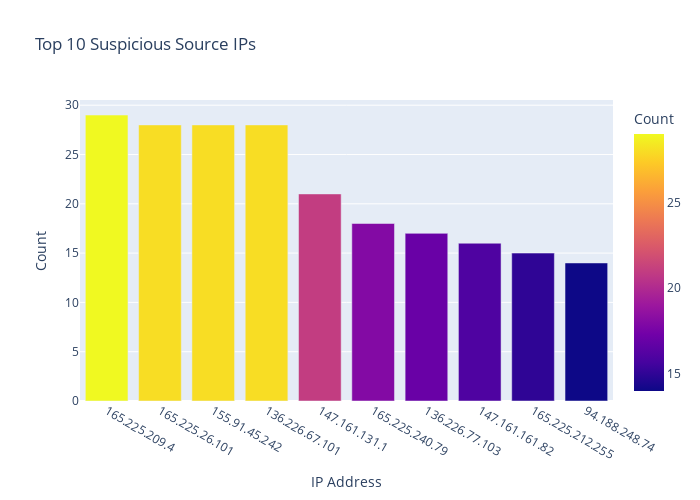

Notebook code cell kept with this figure:
### Markdown cell above
##  Insight from the Heatmap

**Title:** *Detection Type by Country*

---

##  Key Observations:

* **Detection Type Used:**

  * All detections fall under the same type: **`waf_rule`** (Web Application Firewall rule). This implies that the dataset captures threats identified by WAF filtering, likely based on known threat signatures or behavior patterns.

* **Dominant Detection Sources:**

  * **🇺🇸 US (113 detections)** and **🇨🇦 CA (72 detections)** again dominate.
  * These are the **highest volume threat sources** intercepted by WAF.

* **Lesser—but Notable—Sources:**

  * **Germany (DE), Netherlands (NL), Austria (AT), UAE (AE), and Israel (IL)** show lower but **non-negligible** counts (14–28).

---

##  Implications:

* **Consistent Geo-Threat Pattern:**
  This visualization confirms that **high session volume also means high rule violations**, making **US and CA the most critical origins** to monitor.

* **WAF is Your First Line of Defense:**

  * The uniform detection type suggests all anomalies were stopped based on static rules.
  * This may miss **evasive or novel attacks**, meaning **additional behavior-based or AI-driven detection** could be beneficial.

---

##  Recommendation:

* Regularly **update WAF rules** based on observed threat trends.
* Complement WAF with:

  * **Threat intelligence feeds**
  * **ML-based detection models** for zero-day or stealth attacks
* If possible, **log and analyze bypass attempts** or false positives to strengthen ruleset.

### Code cell
# 6. Top 10 suspicious source IPs
top_ips = df[df['is_suspicious'] == 1]['src_ip'].value_counts().nlargest(10).reset_index()
top_ips.columns = ['src_ip', 'count']  # Rename columns correctly

# Create bar chart
fig6 = px.bar(top_ips, x='src_ip', y='count',
              title="Top 10 Suspicious Source IPs",
              labels={'src_ip': 'IP Address', 'count': 'Count'},
              color='count', height=500, width=700)
fig6.show()

### Figure 1 — Plotly figure (JSON) as saved in the notebook; plotly's stock layout.template omitted (floating-point values rounded to 4 significant figures)
{"data": [{"alignmentgroup": "True", "hovertemplate": "IP Address=%{x}<br>Count=%{marker.color}<extra></extra>", "legendgroup": "", "marker": {"color": [29, 28, 28, 28, 21, 18, 17, 16, 15, 14], "coloraxis": "coloraxis", "pattern": {"shape": ""}}, "name": "", "offsetgroup": "", "orientation": "v", "showlegend": false, "textposition": "auto", "type": "bar", "x": ["165.225.209.4", "165.225.26.101", "155.91.45.242", "136.226.67.101", "147.161.131.1", "165.225.240.79", "136.226.77.103", "147.161.161.82", "165.225.212.255", "94.188.248.74"], "xaxis": "x", "y": [29, 28, 28, 28, 21, 18, 17, 16, 15, 14], "yaxis": "y"}], "layout": {"barmode": "relative", "coloraxis": {"colorbar": {"title": {"text": "Count"}}, "colorscale": [[0, "#0d0887"], [0.1111, "#46039f"], [0.2222, "#7201a8"], [0.3333, "#9c179e"], [0.4444, "#bd3786"], [0.5556, "#d8576b"], [0.6667, "#ed7953"], [0.7778, "#fb9f3a"], [0.8889, "#fdca26"], [1, "#f0f921"]]}, "height": 500, "legend": {"tracegroupgap": 0}, "title": {"text": "Top 10 Suspicious Source IPs"}, "width": 700, "xaxis": {"anchor": "y", "autorange": true, "domain": [0, 1], "range": [-0.5, 9.5], "title": {"text": "IP Address"}, "type": "category"}, "yaxis": {"anchor": "x", "autorange": true, "domain": [0, 1], "range": [0, 30.53], "title": {"text": "Count"}, "type": "linear"}}}
